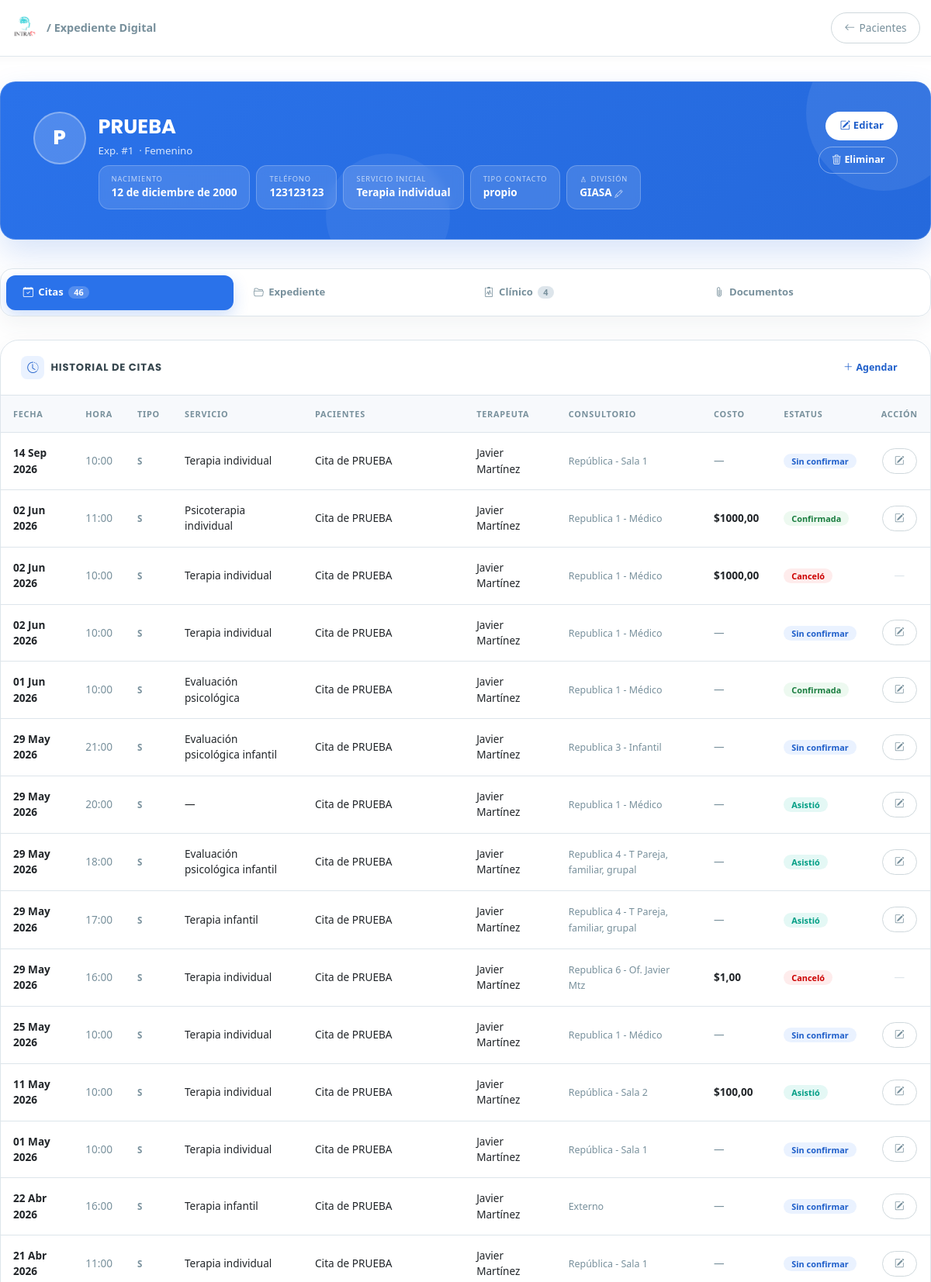
/pacientes/1/ (upper part), run on the app's committed database.
### clinica/models.py (models this page shows, shortened)
class Paciente(models.Model):
    TIPO_CONTACTO_CHOICES = [
        ('propio', 'Propio'),
        ('madre', 'Madre'),
        ('padre', 'Padre'),
        ('pareja', 'Pareja'),
        ('otro', 'Otro'),
    ]
    SEXO_CHOICES = [
        ('Femenino', 'Femenino'),
        ('Masculino', 'Masculino'),
    ]
    usuario = models.OneToOneField(User, on_delete=models.SET_NULL, null=True, blank=True, related_name='perfil_paciente')
    nombre = models.CharField(max_length=200, verbose_name="Nombre Completo")
    fecha_nacimiento = models.DateField(verbose_name="Fecha de Nacimiento")
    nombre_normalizado = models.CharField(max_length=200, blank=True, editable=False)
    sexo = models.CharField(
        max_length=20,
        choices=SEXO_CHOICES,
        default='Femenino',
        verbose_name="Sexo"
    )
    telefono = models.CharField(max_length=20, verbose_name="Teléfono (WhatsApp)")
    identidad_contacto = models.CharField(max_length=20, choices=TIPO_CONTACTO_CHOICES, default='propio')
    servicio_inicial = models.ForeignKey('Servicio', on_delete=models.SET_NULL, null=True, verbose_name="Servicio Inicial")
    consentimiento_firmado = models.FileField(upload_to='documentos/', blank=True, null=True)
    estudio_socioeconomico = models.FileField(upload_to='documentos/', blank=True, null=True)
    apertura_expediente = models.FileField(upload_to='documentos/', blank=True, null=True)
    resumen_clinico = models.TextField(blank=True, null=True)
    empresa = models.ForeignKey(
        'Empresa', on_delete=models.SET_NULL, null=True, blank=True,
        related_name='pacientes'
    )
    division = models.ForeignKey(
        'Division', on_delete=models.SET_NULL, null=True, blank=True,
        related_name='pacientes', verbose_name='División'
    )
    pacientes_relacionados = models.ManyToManyField('self', blank=True, symmetrical=True)
    enlace_resultados = models.URLField(blank=True, null=True)
    fecha_registro = models.DateTimeField(auto_now_add=True)
    class Meta:
        verbose_name = "Paciente"
        verbose_name_plural = "Pacientes"

class Servicio(models.Model):
    nombre = models.CharField(max_length=100)
    precio = models.DecimalField(
        max_digits=10, decimal_places=2, null=True, blank=True,
        verbose_name="Precio estándar",
        help_text="Precio público del servicio. Se usa para calcular penalizaciones por inasistencia."
    )
    def __str__(self):
        return self.nombre

class Division(models.Model):
    nombre = models.CharField(max_length=100)
    def __str__(self):
        return self.nombre

class Cita(models.Model):
    ESTATUS_CONFIRMADA = 'confirmada'
    ESTATUS_SIN_CONFIRMAR = 'sin_confirmar'
    ESTATUS_REAGENDO = 'reagendo'
    ESTATUS_CANCELO = 'cancelo'
    ESTATUS_SI_ASISTIO = 'si_asistio'
    ESTATUS_NO_ASISTIO = 'no_asistio'
    ESTATUS_INCIDENCIA = 'incidencia'
    ESTATUS_CHOICES = [
        (ESTATUS_CONFIRMADA, 'Confirmada'),
        (ESTATUS_SIN_CONFIRMAR, 'Sin confirmar'),
        (ESTATUS_REAGENDO, 'Reagendo'),
        (ESTATUS_CANCELO, 'Cancelo'),
        (ESTATUS_SI_ASISTIO, 'Si asistio'),
        (ESTATUS_NO_ASISTIO, 'No asistio'),
        (ESTATUS_INCIDENCIA, 'Incidencia'),
    ]
    ESTATUS_ACTIVOS = (
        ESTATUS_CONFIRMADA,
        ESTATUS_SIN_CONFIRMAR,
        ESTATUS_REAGENDO,
        ESTATUS_INCIDENCIA,
    )
    TIPO_NUEVO = 'N'
    TIPO_REFERIDO = 'R'
    TIPO_SEGUIMIENTO = 'S'
    TIPO_CRISIS = 'C'
    TIPO_PACIENTE_CHOICES = [
        (TIPO_NUEVO, 'Nuevo'),
        (TIPO_REFERIDO, 'Referido'),
        (TIPO_SEGUIMIENTO, 'Seguimiento'),
        (TIPO_CRISIS, 'Crisis'),
    ]
    PAGO_CHOICES = [
        ('Terminal', 'Terminal'),
        ('Transferencia', 'Transferencia'),
        ('Efectivo', 'Efectivo'),
        ('Pase', 'Pase'),
    ]
    paciente = models.ForeignKey(Paciente, on_delete=models.CASCADE, related_name='citas')
    pacientes_adicionales = models.ManyToManyField(
        Paciente,
        blank=True,
        related_name='citas_como_adicional',
    )
    expediente_grupal = models.ForeignKey(
        'ExpedienteGrupal',
        on_delete=models.SET_NULL,
        null=True,
        blank=True,
        related_name='citas',
    )
    fecha = models.DateField()
    hora = models.TimeField()
    tipo_paciente = models.CharField(
        max_length=1,
        choices=TIPO_PACIENTE_CHOICES,
        default=TIPO_SEGUIMIENTO,
    )
    division = models.ForeignKey(Division, on_delete=models.SET_NULL, null=True)
    consultorio = models.ForeignKey(Consultorio, on_delete=models.SET_NULL, null=True)
    servicio = models.ForeignKey(Servicio, on_delete=models.SET_NULL, null=True)
    terapeuta = models.ForeignKey(Terapeuta, on_delete=models.SET_NULL, null=True)
    costo = models.DecimalField(max_digits=10, decimal_places=2, null=True, blank=True)
    metodo_pago = models.CharField(
        max_length=50,
        choices=PAGO_CHOICES,
        null=True,
        blank=True,
    )
    estatus = models.CharField(
        max_length=20,
        choices=ESTATUS_CHOICES,
        default=ESTATUS_SIN_CONFIRMAR,
    )
    folio_fiscal = models.CharField(max_length=100, blank=True, null=True)
    notas = models.TextField(blank=True, null=True)
    sin_bono = models.BooleanField(
        default=False,
        help_text="Si True, la cita se paga al terapeuta pero no suma para el cálculo de bonos adicionales.",
    )
    tiene_descuento = models.BooleanField(
        null=True, blank=True,
        help_text="Indica si el paciente tiene descuento / estudio socioeconómico activo al momento de la cita."
    )
    def pacientes_display_natural(self):
        nombres = [self.paciente.nombre] if self.paciente_id else []
        nombres.extend(list(self.pacientes_adicionales.values_list('nombre', flat=True)))
        if not nombres:
            return ""
        if len(nombres) == 1:
            return nombres[0]
        if len(nombres) == 2:
            return f"{nombres[0]} y {nombres[1]}"
        return f"{', '.join(nombres[:-1])} y {nombres[-1]}"
    def titulo_cita(self):
        pacientes = self.pacientes_display_natural()
        return f"Cita de {pacientes}" if pacientes else "Cita"
    class Meta:
        verbose_name = "Cita"
        verbose_name_plural = "Citas"
        ordering = ['-fecha', '-hora']

class Terapeuta(models.Model):
    usuario = models.OneToOneField(User, on_delete=models.SET_NULL, null=True, blank=True, related_name='perfil_terapeuta')
    nombre = models.CharField(max_length=100)
    activo = models.BooleanField(default=True)
    def __str__(self):
        return self.nombre

class Consultorio(models.Model):
    SEDE_CHOICES = [
        ('republica',      'República'),
        ('morelos',        'Morelos'),
        ('colinas',        'Colinas'),
        ('trabajo_social', 'Trabajo Social'),
        ('zoom',           'Zoom / Online'),
        ('externo',        'Externo'),
    ]
    nombre = models.CharField(max_length=100)
    sede   = models.CharField(max_length=20, choices=SEDE_CHOICES, null=True, blank=True)
    activo = models.BooleanField(default=False)
    def __str__(self):
        return self.nombre

### clinica/views.py (the view)
# urls.py: path('pacientes/<int:paciente_id>/', clinica_views.detalle_paciente, name='detalle_paciente'),
def detalle_paciente(request, paciente_id):
    paciente = get_object_or_404(Paciente, id=paciente_id)
    can_subir_documentos = request.user.is_authenticated and request.user.is_superuser
    if request.method == 'POST':
        if not can_subir_documentos:
            messages.error(request, 'Solo un superusuario puede subir documentos al expediente.')
            return redirect('detalle_paciente', paciente_id=paciente.id)
        form_documento = DocumentoPacienteForm(request.POST, request.FILES)
        if form_documento.is_valid():
            archivo = request.FILES['archivo']
            documento = form_documento.save(commit=False)
            documento.paciente = paciente
            documento.subido_por = request.user
            documento.nombre_archivo = archivo.name
            documento.tipo_mime = archivo.content_type
            documento.contenido = archivo.read()
            documento.save()
            messages.success(request, 'Documento agregado correctamente.')
            return redirect('detalle_paciente', paciente_id=paciente.id)
        messages.error(request, 'Revisa el archivo y los datos del documento.')
    else:
        form_documento = DocumentoPacienteForm()
    historial = Cita.objects.filter(
        Q(paciente=paciente) | Q(pacientes_adicionales=paciente)
    ).distinct().order_by('-fecha', '-hora')
    terapeutas_previos = set(cita.terapeuta for cita in historial if cita.terapeuta)
    notas_historial = NotaTerapeutaPaciente.objects.filter(
        paciente=paciente
    ).select_related('terapeuta').order_by('-creado_en')
    documentos_historial = DocumentoPaciente.objects.filter(
        paciente=paciente
    ).select_related('terapeuta', 'subido_por').order_by('-creado_en')
    reportes_historial = ReporteSesion.objects.filter(
        paciente=paciente
    ).select_related('terapeuta').order_by('-fecha', '-creado_en')
    apertura = getattr(paciente, 'apertura_expediente_obj', None)
    context = {
        'paciente': paciente,
        'historial': historial,
        'terapeutas_previos': terapeutas_previos,
        'notas_historial': notas_historial,
        'documentos_historial': documentos_historial,
        'reportes_historial': reportes_historial,
        'apertura': apertura,
        'form_documento': form_documento,
        'can_subir_documentos': can_subir_documentos,
        'divisiones': Division.objects.all().order_by('nombre'),
    }
    return render(request, 'clinica/detalle_paciente.html', context)

### clinica/templates/clinica/detalle_paciente.html (shortened to what this page needs)
{% load static %}
<!DOCTYPE html>
<html lang="es">
<head>
  <link href="https://cdn.jsdelivr.net/npm/bootstrap@5.3.0/dist/css/bootstrap.min.css" rel="stylesheet">
  <link rel="stylesheet" href="https://cdn.jsdelivr.net/npm/bootstrap-icons@1.11.3/font/bootstrap-icons.css">
</head>
<body>
<nav class="top-nav">
  <a href="{% url 'home' %}" class="top-nav-brand">
    <img src="{% static 'clinica/images/logo.png' %}" alt="INTRA">
    <span>/ Expediente Digital</span>
  </a>
  <a href="{% url 'lista_pacientes' %}" class="btn-nav-back">
    <i class="bi bi-arrow-left"></i>Pacientes
  </a>
</nav>
<div class="page">
  <div class="hero">
    <div class="d-flex align-items-start gap-3 position-relative" style="z-index:1;">
      <div class="hero-avatar">{{ paciente.nombre|slice:":1" }}</div>
      <div style="flex:1;min-width:0;">
        <div class="hero-name">{{ paciente.nombre }}</div>
        <div class="hero-sub">
          Exp. #{{ paciente.id }}
          {% if paciente.sexo %}&nbsp;·&nbsp;{{ paciente.sexo }}{% endif %}
        </div>
        <div class="d-flex flex-wrap gap-2 mt-2">
          <div class="stat-pill">
            <div class="sp-lbl">Nacimiento</div>
            <div class="sp-val">{{ paciente.fecha_nacimiento }}</div>
          </div>
          <div class="stat-pill">
            <div class="sp-lbl">Teléfono</div>
            <div class="sp-val">{{ paciente.telefono }}</div>
          </div>
          {% if paciente.servicio_inicial %}
          <div class="stat-pill">
            <div class="sp-lbl">Servicio inicial</div>
            <div class="sp-val">{{ paciente.servicio_inicial }}</div>
          </div>
          {% endif %}
          {% if paciente.identidad_contacto %}
          <div class="stat-pill">
            <div class="sp-lbl">Tipo contacto</div>
            <div class="sp-val">{{ paciente.identidad_contacto }}</div>
          </div>
          {% endif %}
          {% if paciente.division %}
          <div class="stat-pill" id="div-pill-show" style="cursor:pointer;" title="Cambiar división" onclick="toggleDivForm()">
            <div class="sp-lbl"><i class="bi bi-diagram-2 me-1"></i>División</div>
            <div class="sp-val">{{ paciente.division }} <i class="bi bi-pencil" style="font-size:.65rem;opacity:.7;"></i></div>
          </div>
          {% endif %}
        </div>
      </div>
      <div class="hero-actions flex-shrink-0">
        <a href="{% url 'editar_paciente' paciente.id %}" class="btn-hero-primary">
          <i class="bi bi-pencil-square me-1"></i>Editar
        </a>
        <button class="btn-hero-danger" data-bs-toggle="modal" data-bs-target="#modalEliminar">
          <i class="bi bi-trash3 me-1"></i>Eliminar
        </button>
      </div>
    </div>
  </div>
  <div class="tab-nav" role="tablist">
    <button class="active" onclick="switchTab('citas',this)" role="tab">
      <i class="bi bi-calendar-check"></i>Citas
      <span class="tab-badge">{{ historial|length }}</span>
    </button>
    <button onclick="switchTab('expediente',this)" role="tab">
      <i class="bi bi-folder2-open"></i>Expediente
    </button>
    <button onclick="switchTab('clinico',this)" role="tab">
      <i class="bi bi-clipboard2-pulse"></i>Clínico
      {% if reportes_historial %}<span class="tab-badge">{{ reportes_historial|length }}</span>{% endif %}
    </button>
    <button onclick="switchTab('documentos',this)" role="tab">
      <i class="bi bi-paperclip"></i>Documentos
    </button>
  </div>
  <div id="tab-citas" class="tab-panel active">
    <div class="xcard">
      <div class="xcard-hd">
        <div class="d-flex align-items-center gap-2">
          <div class="xcard-icon"><i class="bi bi-clock-history"></i></div>
          <span class="xcard-title">Historial de Citas</span>
        </div>
        <a href="{% url 'crear_cita' %}?paciente={{ paciente.id }}" class="btn-hero-primary" style="padding:.38rem 1rem;font-size:.78rem;">
          <i class="bi bi-plus-lg me-1"></i>Agendar
        </a>
      </div>
      <div class="table-responsive">
        <table class="citas-table">
          <thead>
            <tr>
              <th>Fecha</th>
              <th>Hora</th>
              <th>Tipo</th>
              <th>Servicio</th>
              <th>Pacientes</th>
              <th>Terapeuta</th>
              <th>Consultorio</th>
              <th>Costo</th>
              <th>Estatus</th>
              <th style="text-align:center;">Acción</th>
            </tr>
          </thead>
          <tbody>
            {% for cita in historial %}
            <tr>
              <td style="font-weight:600;">{{ cita.fecha|date:"d M Y" }}</td>
              <td style="color:var(--muted);">{{ cita.hora|time:"H:i" }}</td>
              <td><span style="font-size:.72rem;font-weight:700;color:var(--muted);">{{ cita.tipo_paciente|default:"—" }}</span></td>
              <td>{{ cita.servicio|default:"—" }}</td>
              <td>{{ cita.titulo_cita }}</td>
              <td>{{ cita.terapeuta|default:"—" }}</td>
              <td><span style="font-size:.78rem;color:var(--muted);">{{ cita.consultorio|default:"—" }}</span></td>
              <td>{% if cita.costo %}<span style="font-weight:600;">${{ cita.costo }}</span>{% else %}<span style="color:var(--muted);">—</span>{% endif %}</td>
              <td>
                {% if cita.estatus == 'confirmada' %}<span class="est est-confirmada">Confirmada</span>
                {% elif cita.estatus == 'sin_confirmar' %}<span class="est est-sin">Sin confirmar</span>
                {% elif cita.estatus == 'reagendo' %}<span class="est est-reagendo">Reagendó</span>
                {% elif cita.estatus == 'cancelo' %}<span class="est est-cancelo">Canceló</span>
                {% elif cita.estatus == 'si_asistio' %}<span class="est est-asistio">Asistió</span>
                {% elif cita.estatus == 'no_asistio' %}<span class="est est-no-asistio">No asistió</span>
                {% elif cita.estatus == 'incidencia' %}<span class="est est-incidencia">Incidencia</span>
                {% else %}<span class="est" style="background:#F2F4F8;color:var(--muted);">{{ cita.get_estatus_display }}</span>{% endif %}
              </td>
              <td style="text-align:center;">
                {% if cita.estatus != 'cancelo' and cita.estatus != 'no_asistio' %}
                <a href="{% url 'editar_cita' cita.id %}?next=paciente" class="btn-ghost" title="Editar cita">
                  <i class="bi bi-pencil-square"></i>
                </a>
                {% else %}
                <span style="color:var(--border);">—</span>
                {% endif %}
              </td>
            </tr>
            {% empty %}
            <tr><td colspan="10"><div class="empty"><i class="bi bi-calendar-x"></i>Sin citas registradas</div></td></tr>
            {% endfor %}
          </tbody>
        </table>
      </div>
    </div>
  </div>
</div>
</body>
</html>

### data on the page
Paciente: nombre "P", nombre "PRUEBA", id "1", sexo "Femenino", fecha_nacimiento "12 de diciembre de 2000", telefono "123123123", servicio_inicial "Terapia individual", identidad_contacto "propio", division "GIASA"
Cita: fecha "14 Sep 2026", hora "10:00", tipo_paciente "S", servicio "Terapia individual", titulo_cita "Cita de PRUEBA", terapeuta "Javier Martínez", consultorio "República - Sala 1", estatus "Sin confirmar"
Cita: fecha "02 Jun 2026", hora "11:00", tipo_paciente "S", servicio "Psicoterapia individual", titulo_cita "Cita de PRUEBA", terapeuta "Javier Martínez", consultorio "Republica 1 - Médico", costo "1000,00", estatus "Confirmada"
Cita: fecha "02 Jun 2026", hora "10:00", tipo_paciente "S", servicio "Terapia individual", titulo_cita "Cita de PRUEBA", terapeuta "Javier Martínez", consultorio "Republica 1 - Médico", costo "1000,00", estatus "Canceló"
Cita: fecha "02 Jun 2026", hora "10:00", tipo_paciente "S", servicio "Terapia individual", titulo_cita "Cita de PRUEBA", terapeuta "Javier Martínez", consultorio "Republica 1 - Médico", estatus "Sin confirmar"
Cita: fecha "01 Jun 2026", hora "10:00", tipo_paciente "S", servicio "Evaluación psicológica", titulo_cita "Cita de PRUEBA", terapeuta "Javier Martínez", consultorio "Republica 1 - Médico", estatus "Confirmada"
Cita: fecha "29 May 2026", hora "21:00", tipo_paciente "S", servicio "Evaluación psicológica infantil", titulo_cita "Cita de PRUEBA", terapeuta "Javier Martínez", consultorio "Republica 3 - Infantil", estatus "Sin confirmar"
Cita: fecha "29 May 2026", hora "20:00", tipo_paciente "S", servicio "—", titulo_cita "Cita de PRUEBA", terapeuta "Javier Martínez", consultorio "Republica 1 - Médico", estatus "Asistió"
Cita: fecha "29 May 2026", hora "18:00", tipo_paciente "S", servicio "Evaluación psicológica infantil", titulo_cita "Cita de PRUEBA", terapeuta "Javier Martínez", consultorio "Republica 4 - T Pareja, familiar, grupal", estatus "Asistió"
Cita: fecha "29 May 2026", hora "17:00", tipo_paciente "S", servicio "Terapia infantil", titulo_cita "Cita de PRUEBA", terapeuta "Javier Martínez", consultorio "Republica 4 - T Pareja, familiar, grupal", estatus "Asistió"
Cita: fecha "29 May 2026", hora "16:00", tipo_paciente "S", servicio "Terapia individual", titulo_cita "Cita de PRUEBA", terapeuta "Javier Martínez", consultorio "Republica 6 - Of. Javier Mtz", costo "1,00", estatus "Canceló"
Cita: fecha "25 May 2026", hora "10:00", tipo_paciente "S", servicio "Terapia individual", titulo_cita "Cita de PRUEBA", terapeuta "Javier Martínez", consultorio "Republica 1 - Médico", estatus "Sin confirmar"
Cita: fecha "11 May 2026", hora "10:00", tipo_paciente "S", servicio "Terapia individual", titulo_cita "Cita de PRUEBA", terapeuta "Javier Martínez", consultorio "República - Sala 2", costo "100,00", estatus "Asistió"
Cita: fecha "01 May 2026", hora "10:00", tipo_paciente "S", servicio "Terapia individual", titulo_cita "Cita de PRUEBA", terapeuta "Javier Martínez", consultorio "República - Sala 1", estatus "Sin confirmar"
Cita: fecha "22 Abr 2026", hora "16:00", tipo_paciente "S", servicio "Terapia infantil", titulo_cita "Cita de PRUEBA", terapeuta "Javier Martínez", consultorio "Externo", estatus "Sin confirmar"
Cita: fecha "21 Abr 2026", hora "11:00", tipo_paciente "S", servicio "Terapia individual", titulo_cita "Cita de PRUEBA", terapeuta "Javier Martínez", consultorio "República - Sala 1", estatus "Sin confirmar"

### other printed values
{{ historial|length }} "46"
{{ reportes_historial|length }} "4"
